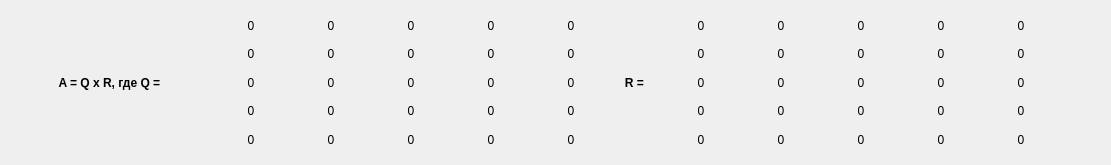
   <widget class="QWidget" name="horizontalLayoutWidget_4">
    <property name="geometry">
     <rect>
      <x>30</x>
      <y>640</y>
      <width>1111</width>
      <height>165</height>
     </rect>
    </property>
    <layout class="QHBoxLayout" name="horizontalLayout">
     <property name="spacing">
      <number>0</number>
     </property>
     <property name="rightMargin">
      <number>50</number>
     </property>
     <item>
      <widget class="QLabel" name="label_q">
       <property name="maximumSize">
        <size>
         <width>200</width>
         <height>16777215</height>
        </size>
       </property>
       <property name="font">
        <font>
         <weight>75</weight>
         <bold>true</bold>
        </font>
       </property>
       <property name="text">
        <string>A = Q x R, где Q = </string>
       </property>
       <property name="alignment">
        <set>Qt::AlignCenter</set>
       </property>
      </widget>
     </item>
     <item>
      <layout class="QGridLayout" name="grid_q">
       <item row="4" column="3">
        <widget class="QLabel" name="label_54q">
         <property name="frameShape">
          <enum>QFrame::NoFrame</enum>
         </property>
         <property name="lineWidth">
          <number>0</number>
         </property>
         <property name="text">
          <string>0</string>
         </property>
         <property name="alignment">
          <set>Qt::AlignCenter</set>
         </property>
        </widget>
       </item>
       <item row="2" column="0">
        <widget class="QLabel" name="label_31q">
         <property name="frameShape">
          <enum>QFrame::NoFrame</enum>
         </property>
         <property name="lineWidth">
          <number>0</number>
         </property>
         <property name="text">
          <string>0</string>
         </property>
         <property name="alignment">
          <set>Qt::AlignCenter</set>
         </property>
        </widget>
       </item>
       <item row="2" column="3">
        <widget class="QLabel" name="label_34q">
         <property name="frameShape">
          <enum>QFrame::NoFrame</enum>
         </property>
         <property name="lineWidth">
          <number>0</number>
         </property>
         <property name="text">
          <string>0</string>
         </property>
         <property name="alignment">
          <set>Qt::AlignCenter</set>
         </property>
        </widget>
       </item>
       <item row="4" column="1">
        <widget class="QLabel" name="label_52q">
         <property name="frameShape">
          <enum>QFrame::NoFrame</enum>
         </property>
         <property name="lineWidth">
          <number>0</number>
         </property>
         <property name="text">
          <string>0</string>
         </property>
         <property name="alignment">
          <set>Qt::AlignCenter</set>
         </property>
        </widget>
       </item>
       <item row="0" column="3">
        <widget class="QLabel" name="label_14q">
         <property name="frameShape">
          <enum>QFrame::NoFrame</enum>
         </property>
         <property name="lineWidth">
          <number>0</number>
         </property>
         <property name="text">
          <string>0</string>
         </property>
         <property name="alignment">
          <set>Qt::AlignCenter</set>
         </property>
        </widget>
       </item>
       <item row="3" column="3">
        <widget class="QLabel" name="label_44q">
         <property name="frameShape">
          <enum>QFrame::NoFrame</enum>
         </property>
         <property name="lineWidth">
          <number>0</number>
         </property>
         <property name="text">
          <string>0</string>
         </property>
         <property name="alignment">
          <set>Qt::AlignCenter</set>
         </property>
        </widget>
       </item>
       <item row="2" column="1">
        <widget class="QLabel" name="label_32q">
         <property name="frameShape">
          <enum>QFrame::NoFrame</enum>
         </property>
         <property name="lineWidth">
          <number>0</number>
         </property>
         <property name="text">
          <string>0</string>
         </property>
         <property name="alignment">
          <set>Qt::AlignCenter</set>
         </property>
        </widget>
       </item>
       <item row="4" column="0">
        <widget class="QLabel" name="label_51q">
         <property name="frameShape">
          <enum>QFrame::NoFrame</enum>
         </property>
         <property name="lineWidth">
          <number>0</number>
         </property>
         <property name="text">
          <string>0</string>
         </property>
         <property name="alignment">
          <set>Qt::AlignCenter</set>
         </property>
        </widget>
       </item>
       <item row="1" column="0">
        <widget class="QLabel" name="label_21q">
         <property name="frameShape">
          <enum>QFrame::NoFrame</enum>
         </property>
         <property name="lineWidth">
          <number>0</number>
         </property>
         <property name="text">
          <string>0</string>
         </property>
         <property name="alignment">
          <set>Qt::AlignCenter</set>
         </property>
        </widget>
       </item>
       <item row="2" column="2">
        <widget class="QLabel" name="label_33q">
         <property name="frameShape">
          <enum>QFrame::NoFrame</enum>
         </property>
         <property name="lineWidth">
          <number>0</number>
         </property>
         <property name="text">
          <string>0</string>
         </property>
         <property name="alignment">
          <set>Qt::AlignCenter</set>
         </property>
        </widget>
       </item>
       <item row="3" column="1">
        <widget class="QLabel" name="label_42q">
         <property name="frameShape">
          <enum>QFrame::NoFrame</enum>
         </property>
         <property name="lineWidth">
          <number>0</number>
         </property>
         <property name="text">
          <string>0</string>
         </property>
         <property name="alignment">
          <set>Qt::AlignCenter</set>
         </property>
        </widget>
       </item>
       <item row="0" column="1">
        <widget class="QLabel" name="label_12q">
         <property name="frameShape">
          <enum>QFrame::NoFrame</enum>
         </property>
         <property name="lineWidth">
          <number>0</number>
         </property>
         <property name="text">
          <string>0</string>
         </property>
         <property name="alignment">
          <set>Qt::AlignCenter</set>
         </property>
        </widget>
       </item>
       <item row="1" column="1">
        <widget class="QLabel" name="label_22q">
         <property name="frameShape">
          <enum>QFrame::NoFrame</enum>
         </property>
         <property name="lineWidth">
          <number>0</number>
         </property>
         <property name="text">
          <string>0</string>
         </property>
         <property name="alignment">
          <set>Qt::AlignCenter</set>
         </property>
        </widget>
       </item>
       <item row="0" column="0">
        <widget class="QLabel" name="label_11q">
         <property name="frameShape">
          <enum>QFrame::NoFrame</enum>
         </property>
         <property name="lineWidth">
          <number>0</number>
         </property>
         <property name="text">
          <string>0</string>
         </property>
         <property name="alignment">
          <set>Qt::AlignCenter</set>
         </property>
        </widget>
       </item>
       <item row="4" column="2">
        <widget class="QLabel" name="label_53q">
         <property name="frameShape">
          <enum>QFrame::NoFrame</enum>
         </property>
         <property name="lineWidth">
          <number>0</number>
         </property>
         <property name="text">
          <string>0</string>
         </property>
         <property name="alignment">
          <set>Qt::AlignCenter</set>
         </property>
        </widget>
       </item>
       <item row="3" column="0">
        <widget class="QLabel" name="label_41q">
         <property name="frameShape">
          <enum>QFrame::NoFrame</enum>
         </property>
         <property name="lineWidth">
          <number>0</number>
         </property>
         <property name="text">
          <string>0</string>
         </property>
         <property name="alignment">
          <set>Qt::AlignCenter</set>
         </property>
        </widget>
       </item>
       <item row="1" column="3">
        <widget class="QLabel" name="label_24q">
         <property name="frameShape">
          <enum>QFrame::NoFrame</enum>
         </property>
         <property name="lineWidth">
          <number>0</number>
         </property>
         <property name="text">
          <string>0</string>
         </property>
         <property name="alignment">
          <set>Qt::AlignCenter</set>
         </property>
        </widget>
       </item>
       <item row="1" column="4">
        <widget class="QLabel" name="label_25q">
         <property name="frameShape">
          <enum>QFrame::NoFrame</enum>
         </property>
         <property name="lineWidth">
          <number>0</number>
         </property>
         <property name="text">
          <string>0</string>
         </property>
         <property name="alignment">
          <set>Qt::AlignCenter</set>
         </property>
        </widget>
       </item>
       <item row="0" column="2">
        <widget class="QLabel" name="label_13q">
         <property name="frameShape">
          <enum>QFrame::NoFrame</enum>
         </property>
         <property name="lineWidth">
          <number>0</number>
         </property>
         <property name="text">
          <string>0</string>
         </property>
         <property name="alignment">
          <set>Qt::AlignCenter</set>
         </property>
        </widget>
       </item>
       <item row="3" column="2">
        <widget class="QLabel" name="label_43q">
         <property name="frameShape">
          <enum>QFrame::NoFrame</enum>
         </property>
         <property name="lineWidth">
          <number>0</number>
         </property>
         <property name="text">
          <string>0</string>
         </property>
         <property name="alignment">
          <set>Qt::AlignCenter</set>
         </property>
        </widget>
       </item>
       <item row="2" column="4">
        <widget class="QLabel" name="label_35q">
         <property name="frameShape">
          <enum>QFrame::NoFrame</enum>
         </property>
         <property name="lineWidth">
          <number>0</number>
         </property>
         <property name="text">
          <string>0</string>
         </property>
         <property name="alignment">
          <set>Qt::AlignCenter</set>
         </property>
        </widget>
       </item>
       <item row="3" column="4">
        <widget class="QLabel" name="label_45q">
         <property name="frameShape">
          <enum>QFrame::NoFrame</enum>
         </property>
         <property name="lineWidth">
          <number>0</number>
         </property>
         <property name="text">
          <string>0</string>
         </property>
         <property name="alignment">
          <set>Qt::AlignCenter</set>
         </property>
        </widget>
       </item>
       <item row="0" column="4">
        <widget class="QLabel" name="label_15q">
         <property name="frameShape">
          <enum>QFrame::NoFrame</enum>
         </property>
         <property name="lineWidth">
          <number>0</number>
         </property>
         <property name="text">
          <string>0</string>
         </property>
         <property name="alignment">
          <set>Qt::AlignCenter</set>
         </property>
        </widget>
       </item>
       <item row="4" column="4">
        <widget class="QLabel" name="label_55q">
         <property name="frameShape">
          <enum>QFrame::NoFrame</enum>
         </property>
         <property name="lineWidth">
          <number>0</number>
         </property>
         <property name="text">
          <string>0</string>
         </property>
         <property name="alignment">
          <set>Qt::AlignCenter</set>
         </property>
        </widget>
       </item>
       <item row="1" column="2">
        <widget class="QLabel" name="label_23q">
         <property name="frameShape">
          <enum>QFrame::NoFrame</enum>
         </property>
         <property name="lineWidth">
          <number>0</number>
         </property>
         <property name="text">
          <string>0</string>
         </property>
         <property name="alignment">
          <set>Qt::AlignCenter</set>
         </property>
        </widget>
       </item>
      </layout>
     </item>
     <item>
      <widget class="QLabel" name="label_r">
       <property name="maximumSize">
        <size>
         <width>50</width>
         <height>16777215</height>
        </size>
       </property>
       <property name="font">
        <font>
         <weight>75</weight>
         <bold>true</bold>
        </font>
       </property>
       <property name="text">
        <string>R = </string>
       </property>
       <property name="alignment">
        <set>Qt::AlignCenter</set>
       </property>
      </widget>
     </item>
     <item>
      <layout class="QGridLayout" name="grid_r">
       <item row="4" column="2">
        <widget class="QLabel" name="label_53r">
         <property name="frameShape">
          <enum>QFrame::NoFrame</enum>
         </property>
         <property name="lineWidth">
          <number>0</number>
         </property>
         <property name="text">
          <string>0</string>
         </property>
         <property name="alignment">
          <set>Qt::AlignCenter</set>
         </property>
        </widget>
       </item>
       <item row="0" column="1">
        <widget class="QLabel" name="label_12r">
         <property name="frameShape">
          <enum>QFrame::NoFrame</enum>
         </property>
         <property name="lineWidth">
          <number>0</number>
         </property>
         <property name="text">
          <string>0</string>
         </property>
         <property name="alignment">
          <set>Qt::AlignCenter</set>
         </property>
        </widget>
       </item>
       <item row="3" column="0">
        <widget class="QLabel" name="label_41r">
         <property name="frameShape">
          <enum>QFrame::NoFrame</enum>
         </property>
         <property name="lineWidth">
          <number>0</number>
         </property>
         <property name="text">
          <string>0</string>
         </property>
         <property name="alignment">
          <set>Qt::AlignCenter</set>
         </property>
        </widget>
       </item>
       <item row="1" column="4">
        <widget class="QLabel" name="label_25r">
         <property name="frameShape">
          <enum>QFrame::NoFrame</enum>
         </property>
         <property name="lineWidth">
          <number>0</number>
         </property>
         <property name="text">
          <string>0</string>
         </property>
         <property name="alignment">
          <set>Qt::AlignCenter</set>
         </property>
        </widget>
       </item>
       <item row="2" column="0">
        <widget class="QLabel" name="label_31r">
         <property name="frameShape">
          <enum>QFrame::NoFrame</enum>
         </property>
         <property name="lineWidth">
          <number>0</number>
         </property>
         <property name="text">
          <string>0</string>
         </property>
         <property name="alignment">
          <set>Qt::AlignCenter</set>
         </property>
        </widget>
       </item>
       <item row="2" column="3">
        <widget class="QLabel" name="label_34r">
         <property name="frameShape">
          <enum>QFrame::NoFrame</enum>
         </property>
         <property name="lineWidth">
          <number>0</number>
         </property>
         <property name="text">
          <string>0</string>
         </property>
         <property name="alignment">
          <set>Qt::AlignCenter</set>
         </property>
        </widget>
       </item>
       <item row="1" column="1">
        <widget class="QLabel" name="label_22r">
         <property name="frameShape">
          <enum>QFrame::NoFrame</enum>
         </property>
         <property name="lineWidth">
          <number>0</number>
         </property>
         <property name="text">
          <string>0</string>
         </property>
         <property name="alignment">
          <set>Qt::AlignCenter</set>
         </property>
        </widget>
       </item>
       <item row="1" column="3">
        <widget class="QLabel" name="label_24r">
         <property name="frameShape">
          <enum>QFrame::NoFrame</enum>
         </property>
         <property name="lineWidth">
          <number>0</number>
         </property>
         <property name="text">
          <string>0</string>
         </property>
         <property name="alignment">
          <set>Qt::AlignCenter</set>
         </property>
        </widget>
       </item>
       <item row="2" column="4">
        <widget class="QLabel" name="label_35r">
         <property name="frameShape">
          <enum>QFrame::NoFrame</enum>
         </property>
         <property name="lineWidth">
          <number>0</number>
         </property>
         <property name="text">
          <string>0</string>
         </property>
         <property name="alignment">
          <set>Qt::AlignCenter</set>
         </property>
        </widget>
       </item>
       <item row="4" column="1">
        <widget class="QLabel" name="label_52r">
         <property name="frameShape">
          <enum>QFrame::NoFrame</enum>
         </property>
         <property name="lineWidth">
          <number>0</number>
         </property>
         <property name="text">
          <string>0</string>
         </property>
         <property name="alignment">
          <set>Qt::AlignCenter</set>
         </property>
        </widget>
       </item>
       <item row="2" column="2">
        <widget class="QLabel" name="label_33r">
         <property name="frameShape">
          <enum>QFrame::NoFrame</enum>
         </property>
         <property name="lineWidth">
          <number>0</number>
         </property>
         <property name="text">
          <string>0</string>
         </property>
         <property name="alignment">
          <set>Qt::AlignCenter</set>
         </property>
        </widget>
       </item>
       <item row="4" column="0">
        <widget class="QLabel" name="label_51r">
         <property name="frameShape">
          <enum>QFrame::NoFrame</enum>
         </property>
         <property name="lineWidth">
          <number>0</number>
         </property>
         <property name="text">
          <string>0</string>
         </property>
         <property name="alignment">
          <set>Qt::AlignCenter</set>
         </property>
        </widget>
       </item>
       <item row="3" column="2">
        <widget class="QLabel" name="label_43r">
         <property name="frameShape">
          <enum>QFrame::NoFrame</enum>
         </property>
         <property name="lineWidth">
          <number>0</number>
         </property>
         <property name="text">
          <string>0</string>
         </property>
         <property name="alignment">
          <set>Qt::AlignCenter</set>
         </property>
        </widget>
       </item>
       <item row="0" column="0">
        <widget class="QLabel" name="label_11r">
         <property name="frameShape">
          <enum>QFrame::NoFrame</enum>
         </property>
         <property name="lineWidth">
          <number>0</number>
         </property>
         <property name="text">
          <string>0</string>
         </property>
         <property name="alignment">
          <set>Qt::AlignCenter</set>
         </property>
        </widget>
       </item>
       <item row="3" column="3">
        <widget class="QLabel" name="label_44r">
         <property name="frameShape">
          <enum>QFrame::NoFrame</enum>
         </property>
         <property name="lineWidth">
          <number>0</number>
         </property>
         <property name="text">
          <string>0</string>
         </property>
         <property name="alignment">
          <set>Qt::AlignCenter</set>
         </property>
        </widget>
       </item>
       <item row="0" column="4">
        <widget class="QLabel" name="label_15r">
         <property name="frameShape">
          <enum>QFrame::NoFrame</enum>
         </property>
         <property name="lineWidth">
          <number>0</number>
         </property>
         <property name="text">
          <string>0</string>
         </property>
         <property name="alignment">
          <set>Qt::AlignCenter</set>
         </property>
        </widget>
       </item>
       <item row="4" column="3">
        <widget class="QLabel" name="label_54r">
         <property name="frameShape">
          <enum>QFrame::NoFrame</enum>
         </property>
         <property name="lineWidth">
          <number>0</number>
         </property>
         <property name="text">
          <string>0</string>
         </property>
         <property name="alignment">
          <set>Qt::AlignCenter</set>
         </property>
        </widget>
       </item>
       <item row="4" column="4">
        <widget class="QLabel" name="label_55r">
         <property name="frameShape">
          <enum>QFrame::NoFrame</enum>
         </property>
         <property name="lineWidth">
          <number>0</number>
         </property>
         <property name="text">
          <string>0</string>
         </property>
         <property name="alignment">
          <set>Qt::AlignCenter</set>
         </property>
        </widget>
       </item>
       <item row="3" column="4">
        <widget class="QLabel" name="label_45r">
         <property name="frameShape">
          <enum>QFrame::NoFrame</enum>
         </property>
         <property name="lineWidth">
          <number>0</number>
         </property>
         <property name="text">
          <string>0</string>
         </property>
         <property name="alignment">
          <set>Qt::AlignCenter</set>
         </property>
        </widget>
       </item>
       <item row="2" column="1">
        <widget class="QLabel" name="label_32r">
         <property name="frameShape">
          <enum>QFrame::NoFrame</enum>
         </property>
         <property name="lineWidth">
          <number>0</number>
         </property>
         <property name="text">
          <string>0</string>
         </property>
         <property name="alignment">
          <set>Qt::AlignCenter</set>
         </property>
        </widget>
       </item>
       <item row="1" column="0">
        <widget class="QLabel" name="label_21r">
         <property name="frameShape">
          <enum>QFrame::NoFrame</enum>
         </property>
         <property name="lineWidth">
          <number>0</number>
         </property>
         <property name="text">
          <string>0</string>
         </property>
         <property name="alignment">
          <set>Qt::AlignCenter</set>
         </property>
        </widget>
       </item>
       <item row="0" column="2">
        <widget class="QLabel" name="label_13r">
         <property name="frameShape">
          <enum>QFrame::NoFrame</enum>
         </property>
         <property name="lineWidth">
          <number>0</number>
         </property>
         <property name="text">
          <string>0</string>
         </property>
         <property name="alignment">
          <set>Qt::AlignCenter</set>
         </property>
        </widget>
       </item>
       <item row="1" column="2">
        <widget class="QLabel" name="label_23r">
         <property name="frameShape">
          <enum>QFrame::NoFrame</enum>
         </property>
         <property name="lineWidth">
          <number>0</number>
         </property>
         <property name="text">
          <string>0</string>
         </property>
         <property name="alignment">
          <set>Qt::AlignCenter</set>
         </property>
        </widget>
       </item>
       <item row="3" column="1">
        <widget class="QLabel" name="label_42r">
         <property name="frameShape">
          <enum>QFrame::NoFrame</enum>
         </property>
         <property name="lineWidth">
          <number>0</number>
         </property>
         <property name="text">
          <string>0</string>
         </property>
         <property name="alignment">
          <set>Qt::AlignCenter</set>
         </property>
        </widget>
       </item>
       <item row="0" column="3">
        <widget class="QLabel" name="label_14r">
         <property name="frameShape">
          <enum>QFrame::NoFrame</enum>
         </property>
         <property name="lineWidth">
          <number>0</number>
         </property>
         <property name="text">
          <string>0</string>
         </property>
         <property name="alignment">
          <set>Qt::AlignCenter</set>
         </property>
        </widget>
       </item>
      </layout>
     </item>
    </layout>
   </widget>
